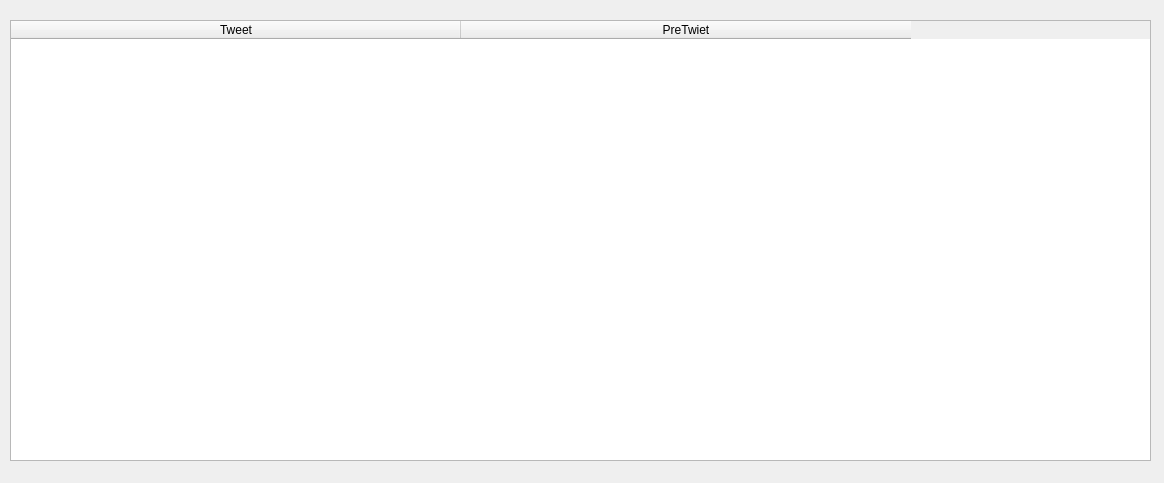
<?xml version="1.0" encoding="UTF-8"?>
<ui version="4.0">
 <class>Form</class>
 <widget class="QWidget" name="Form">
  <property name="geometry">
   <rect>
    <x>0</x>
    <y>0</y>
    <width>1164</width>
    <height>483</height>
   </rect>
  </property>
  <property name="windowTitle">
   <string>Form</string>
  </property>
  <widget class="QTableWidget" name="table">
   <property name="geometry">
    <rect>
     <x>10</x>
     <y>20</y>
     <width>1141</width>
     <height>441</height>
    </rect>
   </property>
   <property name="sizePolicy">
    <sizepolicy hsizetype="Expanding" vsizetype="Expanding">
     <horstretch>0</horstretch>
     <verstretch>0</verstretch>
    </sizepolicy>
   </property>
   <property name="autoFillBackground">
    <bool>true</bool>
   </property>
   <attribute name="horizontalHeaderDefaultSectionSize">
    <number>450</number>
   </attribute>
   <column>
    <property name="text">
     <string>Tweet</string>
    </property>
   </column>
   <column>
    <property name="text">
     <string>PreTwiet</string>
    </property>
   </column>
  </widget>
 </widget>
 <resources/>
 <connections/>
</ui>
